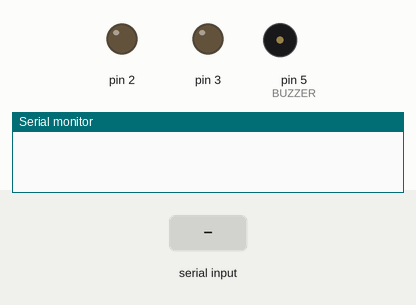
Bench run of a sketch on a simulated Arduino Uno, built with avr-gcc and run on an emulated ATmega328P. Shown: output pins drawn as LEDs (lit = HIGH), buzzer (waves = sounding), the last lines printed to the serial monitor. Inputs (shaded band) come from the test bench.

Above: at 1.2 s.
1.3 s: "2" received over Serial
At 2.3 s:
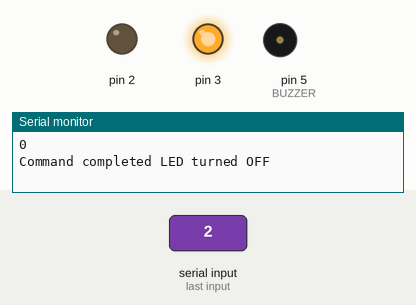
2.8 s: byte 45 (45) received over Serial
At 3.4 s:
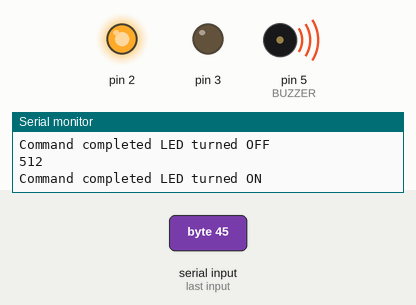
4.3 s: "2" received over Serial
At 4.6 s:
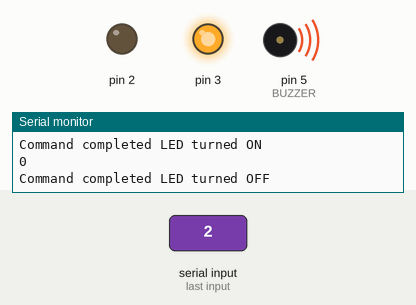
Timing chart, 0 to 7.3 s (numbered marks = the images above; inputs shaded):
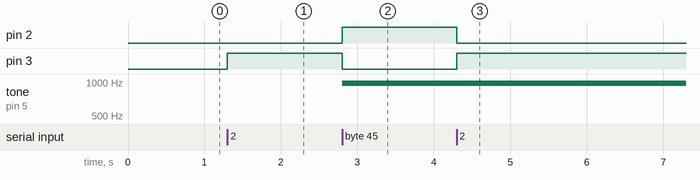

The sketch:

LedBuzzerserial.ino
```cpp
int POTENTIOMETER = A0; // the pontentiometer pin
int BUZZER = 5; // the buzzer pin

void setup()

{

pinMode(2, OUTPUT);
pinMode(BUZZER, OUTPUT);
pinMode(3,OUTPUT);

Serial.begin(9600);

}

void loop() {

if (Serial.available())

{

int state = Serial.read();

if (state == 45)

{
 int val = analogRead(POTENTIOMETER);
 Serial.println(val);
    // conversting the potentiometer read to 0-255
    val = map(val, 0, 1023, 0, 255);
    analogWrite(BUZZER, val);


digitalWrite(2, HIGH);
digitalWrite(3, LOW);

Serial.println("Command completed LED turned ON");

}

else if (state == 50)

{
int val = 0;
 Serial.println(val);
    // conversting the potentiometer read to 0-255
   // val = map(val, 0, 1023, 0, 255);
    analogWrite(BUZZER, 0);
digitalWrite(2, LOW);
digitalWrite(3, HIGH);

Serial.println("Command completed LED turned OFF");

}
}

}
```

Measured:
- after the input at 1.3 s, pin 3: LOW → HIGH at once
- after the input at 2.8 s, pin 2: LOW → HIGH at once; pin 3: HIGH → LOW at once; tone on pin 5 (BUZZER): silent → 977 Hz at once
- after the input at 4.3 s, pin 2: HIGH → LOW at once; pin 3: LOW → HIGH at once
